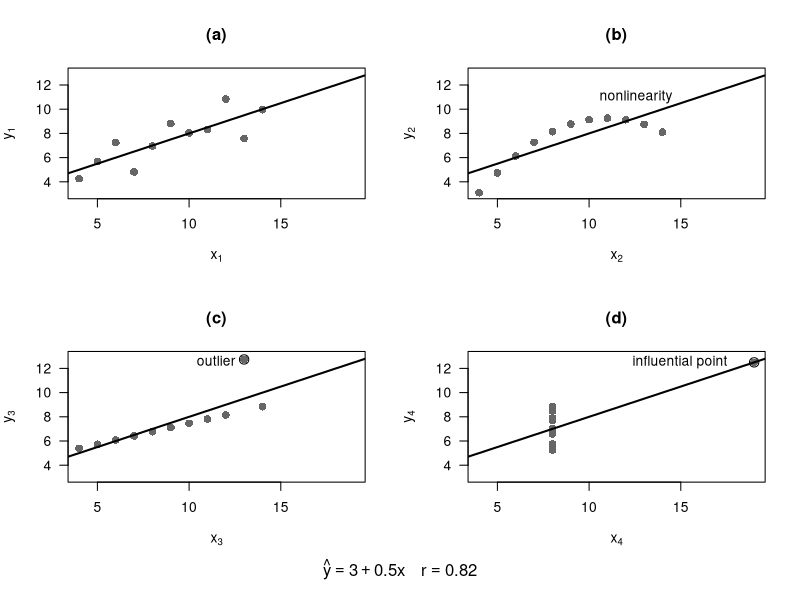

This figure's R source:
# Regression Diagnostics, 2nd Edition
# John Fox
# last modified: 2019-06-18

# R script for Ch. 1

# Fig. 1.1: Anscombe's Quartet

Anscombe <- read.table("Anscombe.txt", header=TRUE)
  # assumes that Anscombe.txt is in the current directory, adjust as necessary

par <- par(mfrow=c(2, 2), oma=c(2, 0, 0, 0))

plot(y.1 ~ x, xlab=expression(x[1]), ylab=expression(y[1]), pch=16, 
     col="gray40",
     cex=1.25, main="(a)", xlim=c(4, 19), ylim=c(3, 13), data=Anscombe, las=1)
abline(print(lm(y.1 ~ x, data=Anscombe)), col="black", lwd=2)

plot(y.2 ~ x, xlab=expression(x[2]), ylab=expression(y[2]), pch=16, 
     col="gray40",
     cex=1.25, main="(b)", xlim=c(4, 19), ylim=c(3, 13), data=Anscombe, las=1)
abline(print(lm(y.2 ~ x, data=Anscombe)), col="black", lwd=2)
text(15, 11, "nonlinearity", pos=2)

plot(y.3 ~ x, xlab=expression(x[3]), ylab=expression(y[3]), pch=16, 
     col="gray40",
     cex=1.25, main="(c)", xlim=c(4, 19), ylim=c(3, 13), data=Anscombe, las=1)
points(y.3 ~ x, cex=1.5, data=Anscombe, subset=3)
abline(print(lm(y.3 ~ x, data=Anscombe)), col="black", lwd=2)
text(13, 12.5, "outlier", pos=2)

plot(y.4 ~ x.4, xlab=expression(x[4]), ylab=expression(y[4]), pch=16, 
     col="gray40",
     cex=1.25, main="(d)", xlim=c(4, 19), ylim=c(3, 13), data=Anscombe, las=1)
points(y.4 ~ x.4, cex=1.5, data=Anscombe, subset=8)
abline(print(lm(y.4 ~ x.4, data=Anscombe)), col="black", lwd=2)
text(18, 12.5, "influential point", pos=2)

mtext(expression(hat(y) == 3 + 0.5*x ~~~~ r == 0.82), side=1, line=0, 
      outer=TRUE)

par(par) # restore graphical parameters
